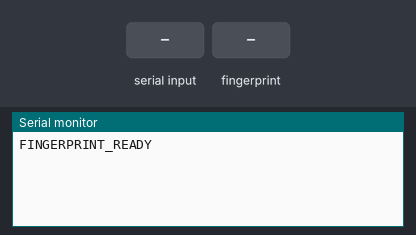
Recording of a sketch running on a simulated Arduino Uno, built with avr-gcc and run on an emulated ATmega328P. Parts: the last lines printed to the serial monitor. Inputs (shaded band) come from the test bench.

Above: at 2.3 s.
2.4 s: "CHECK\n" received over Serial
At 3.2 s:
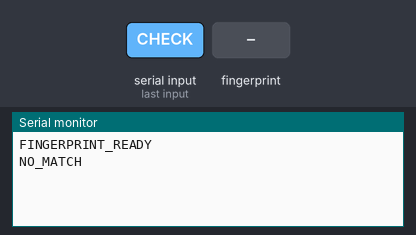
3.9 s: "ENROLL:\n" received over Serial
At 4.7 s:
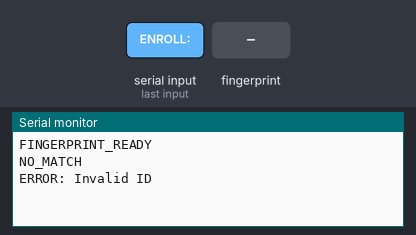
5.4 s: "ENROLL:90\n" received over Serial
At 5.9 s:
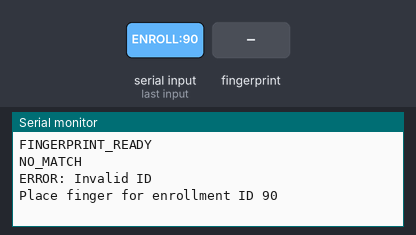
6.9 s: finger stored as number 1 placed on the sensor
At 8.3 s:
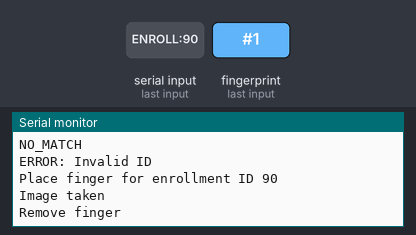
8.6 s: finger stored as number 1 placed on the sensor
At 9.9 s:
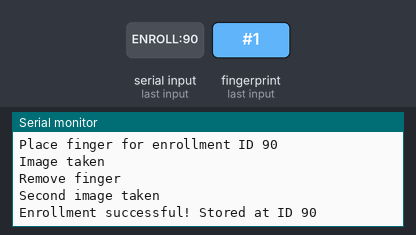

Measured:
- after the input at 2.4 s, the serial monitor: prints a new line after 0.07 s (image 1)
- after the input at 3.9 s, the serial monitor: prints a new line at once (image 2)
- after the input at 5.4 s, the serial monitor: prints a new line at once (image 3)
- after the input at 6.9 s, the serial monitor: prints a new line at once (image 4)
- after the input at 8.6 s, the serial monitor: prints a new line after 0.57 s (image 5)

The sketch:

embedded.ino
```cpp
#include <Adafruit_Fingerprint.h>  // Include library for FPM10A fingerprint sensor
#include <SoftwareSerial.h>  // Include library for software serial communication

SoftwareSerial mySerial(2, 3); // RX, TX for fingerprint sensor - Pin 2 is RX (receive from sensor), Pin 3 is TX (transmit to sensor)
Adafruit_Fingerprint finger(&mySerial);  // Create fingerprint sensor object using software serial

void setup() {
  Serial.begin(9600);       // Initialize hardware serial at 9600 baud for communication with Raspberry Pi
  finger.begin(57600);      // Initialize fingerprint sensor at 57600 baud
  delay(100);               // Wait 100ms for sensor to initialize

  if (finger.verifyPassword()) {  // Check if sensor is responding correctly
    Serial.println("FINGERPRINT_READY");  // Send ready signal to Raspberry Pi
  } else {
    Serial.println("FINGERPRINT_ERROR");  // Send error signal if sensor fails
    while (1);  // Halt execution on error
  }
}

void loop() {
  // Wait for commands from Raspberry Pi
  if (Serial.available()) {  // Check if data is available on serial port
    String command = Serial.readStringUntil('\n');  // Read command until newline
    command.trim();  // Remove any whitespace

    if (command == "CHECK") {  // If command is CHECK (scan fingerprint)
      int result = getFingerprintID();  // Call function to get fingerprint ID
      if (result >= 0) {  // If match found
        Serial.print("MATCH:");  // Send match prefix
        Serial.println(result);  // Send the matched ID
      } else {
        Serial.println("NO_MATCH");  // Send no match signal
      }
    }
    else if (command.startsWith("ENROLL:")) {  // If command starts with ENROLL:
      int id = command.substring(7).toInt();  // Extract ID from command (after "ENROLL:")
      if (id <= 0) {  // Validate ID
        Serial.println("ERROR: Invalid ID");  // Send error if invalid
      } else {
        enrollFingerprint(id);  // Call enrollment function
      }
    }
  }
}

// Function to get fingerprint ID
int getFingerprintID() {
  uint8_t p = finger.getImage();  // Capture fingerprint image
  if (p != FINGERPRINT_OK) return -1;  // Return -1 if capture failed

  p = finger.image2Tz();  // Convert image to template
  if (p != FINGERPRINT_OK) return -1;  // Return -1 if conversion failed

  p = finger.fingerFastSearch();  // Search for match in stored templates
  if (p != FINGERPRINT_OK) return -1;  // Return -1 if search failed

  return finger.fingerID;  // Return the matched ID
}

// Function to enroll a fingerprint
void enrollFingerprint(int id) {
  Serial.print("Place finger for enrollment ID ");  // Prompt user to place finger
  Serial.println(id);  // Print the ID

  // Step 1: Capture image
  int p = -1;  // Initialize status
  while (p != FINGERPRINT_OK) {  // Loop until image is captured
    p = finger.getImage();  // Attempt to capture image
    switch (p) {
      case FINGERPRINT_OK:
        Serial.println("Image taken");  // Success message
        break;
      case FINGERPRINT_NOFINGER:
        // Keep waiting for finger - no message needed
        break;
      case FINGERPRINT_PACKETRECIEVEERR:
        Serial.println("Communication error, try again");  // Error message
        break;
      case FINGERPRINT_IMAGEFAIL:
        Serial.println("Imaging error, try again");  // Error message
        break;
      default:
        Serial.println("Unknown error");  // Default error
        break;
    }
  }

  // Step 2: Convert image to template 1
  p = finger.image2Tz(1);  // Convert to first template
  if (p != FINGERPRINT_OK) {
    Serial.println("Failed to convert image to template 1");  // Error if failed
    return;  // Exit function
  }

  Serial.println("Remove finger");  // Prompt to remove finger
  delay(2000);  // Wait 2 seconds

  // Step 3: Capture second image
  p = -1;  // Reset status
  while (p != FINGERPRINT_OK) {  // Loop for second capture
    p = finger.getImage();  // Capture second image
    switch (p) {
      case FINGERPRINT_OK:
        Serial.println("Second image taken");  // Success
        break;
      case FINGERPRINT_NOFINGER:
        break;  // Wait
      case FINGERPRINT_PACKETRECIEVEERR:
        Serial.println("Communication error, try again");  // Error
        break;
      case FINGERPRINT_IMAGEFAIL:
        Serial.println("Imaging error, try again");  // Error
        break;
      default:
        Serial.println("Unknown error");  // Error
        break;
    }
  }

  // Step 4: Convert image to template 2
  p = finger.image2Tz(2);  // Convert to second template
  if (p != FINGERPRINT_OK) {
    Serial.println("Failed to convert image to template 2");  // Error
    return;  // Exit
  }

  // Step 5: Create model
  p = finger.createModel();  // Create fingerprint model from templates
  if (p != FINGERPRINT_OK) {
    Serial.println("Failed to create fingerprint model");  // Error
    return;  // Exit
  }

  // Step 6: Store model in ID
  p = finger.storeModel(id);  // Store model at given ID
  if (p == FINGERPRINT_OK) {
    Serial.print("Enrollment successful! Stored at ID ");  // Success
    Serial.println(id);  // Print ID
  } else {
    Serial.println("Failed to store fingerprint model");  // Error
  }
}
```
